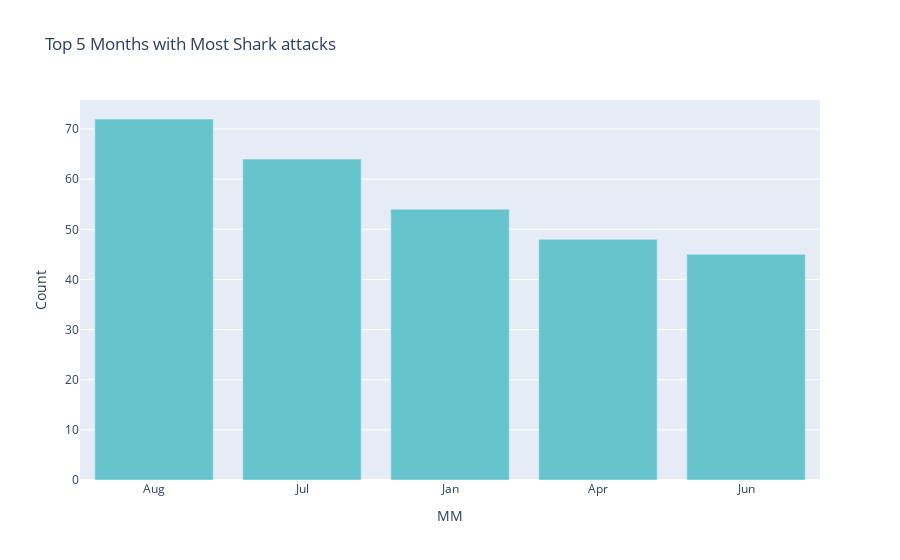

The notebook cell this image was saved under:
### Code cell
import pandas as pd
import plotly.io as pio
import plotly.express as px

# Use VS Code renderer for inline display
pio.renderers.default = 'vscode'  # or 'iframe'

# Prepare data
df = pd.read_csv("../data/interim/7_interim_date.csv")
top_5 = df['MM'].value_counts().nlargest(5).reset_index()
top_5.columns = ['MM', 'Count']

# Create pie chart
fig = px.bar(
    top_5,
    x='MM',
    y='Count',
    title='Top 5 Months with Most Shark attacks',
    color_discrete_sequence=px.colors.qualitative.Pastel
)

fig.show()

### Figure 1 — Plotly figure (JSON) as saved in the notebook; plotly's stock layout.template omitted (floating-point values rounded to 4 significant figures)
{"data": [{"alignmentgroup": "True", "hovertemplate": "MM=%{x}<br>Count=%{y}<extra></extra>", "legendgroup": "", "marker": {"color": "rgb(102, 197, 204)", "pattern": {"shape": ""}}, "name": "", "offsetgroup": "", "orientation": "v", "showlegend": false, "textposition": "auto", "type": "bar", "x": ["Aug", "Jul", "Jan", "Apr", "Jun"], "xaxis": "x", "y": [72, 64, 54, 48, 45], "yaxis": "y"}], "layout": {"barmode": "relative", "legend": {"tracegroupgap": 0}, "title": {"text": "Top 5 Months with Most Shark attacks"}, "xaxis": {"anchor": "y", "domain": [0, 1], "title": {"text": "MM"}}, "yaxis": {"anchor": "x", "domain": [0, 1], "title": {"text": "Count"}}}}
